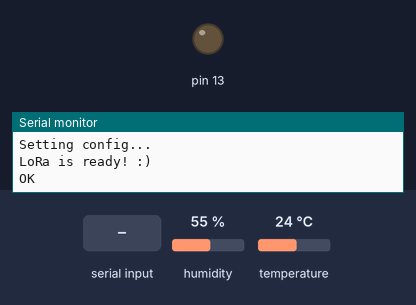
Recording of a sketch running on a simulated Arduino Uno, built with avr-gcc and run on an emulated ATmega328P. On the bench: output pins drawn as LEDs (lit = HIGH), the last lines printed to the serial monitor. The inputs (shaded band) are chosen by the test bench; at power-on: humidity 55 %, temperature 24 °C. The modem accepts every AT command (registered, SIM ready, sends succeed) and sends nothing else.

Above: at 1.2 s.
1.3 s: "1" received over Serial
At 10.8 s:
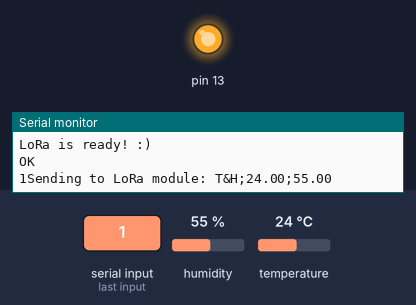
Timing chart, 0 to 21.5 s (numbered marks = the images above; inputs shaded):
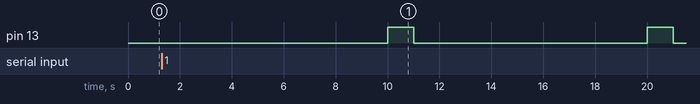

The sketch:

arduino-lora-sender-temperature.ino
```cpp
#include <SoftwareSerial.h>
#include <DHT22.h>

#define RX_PIN 2  // Elige los pines que usarás para el SoftwareSerial
#define TX_PIN 3
#define DHTPIN 5      // Pin de datos conectado al pin 5 del Arduino

SoftwareSerial mySerial(RX_PIN, TX_PIN);
DHT22 dht22(DHTPIN);
float temperature, humidity = 0;

void setup() {
  pinMode(13, OUTPUT);
  Serial.begin(9600);
  mySerial.begin(115200);
  Serial.println("Setting config...");
  mySerial.println("AT+P2P=915000000:10:125:2:8:22");
  Serial.println("LoRa is ready! :)");
}

long lastOff = 0;
long lastSend = 0;
long lastTemperatureHumidity = 0;
void loop() {
  // Intermediario entre ambas comunicaciones seriales
  if(Serial.available()) {
    int data = Serial.read();
    mySerial.write(data);
    Serial.write(data);
  } else if(mySerial.available()) {
    int data = mySerial.read();
    Serial.write(data);
  }

  // Check para apagar el led indicador cada 1 segundo
  if(lastOff != 0 && millis() - lastOff > 1000) {
    digitalWrite(13, LOW);
    lastOff = 0;
  }

  // Timer para enviar datos atravez de LoRa cada 10 segundos
  if(millis() - lastSend > 10000) {
    lastSend = millis();

    // Logica para empaquetar los datos
    String data = "T&H;" + String(temperature, 2) +";" + String(humidity, 2);
    sendMessage(data);
  }

  // Recoleccion de datos de temperatura y humedad cada 2 segundos
  if(millis() - lastTemperatureHumidity > 2000) {
    temperature = dht22.getTemperature();
    humidity = dht22.getHumidity();
    lastTemperatureHumidity = millis();
  }
}

// Funcion para enviar datos de mejor manera
void sendMessage(String data) {
  Serial.println("Sending to LoRa module: "+data);
  mySerial.println("AT+PSEND="+stringToHex(data));
  digitalWrite(13, HIGH);
  lastOff = millis();
}

// Funcion para convertir texto a hexadecimal
String stringToHex(String input) {
  String output = "";

  for (size_t i = 0; i < input.length(); i++) {
    char c = input.charAt(i);
    byte nib1 = (c >> 4) & 0x0F; // Primeros 4 bits (nibble alto)
    byte nib2 = c & 0x0F;        // Últimos 4 bits (nibble bajo)

    // Convertir cada nibble a su representación hexadecimal
    char hex1 = (nib1 < 10) ? ('0' + nib1) : ('A' + (nib1 - 10));
    char hex2 = (nib2 < 10) ? ('0' + nib2) : ('A' + (nib2 - 10));

    // Agregar los caracteres hexadecimales a la cadena de salida
    output += hex1;
    output += hex2;
  }

  return output;
}
```

Measured:
- by itself, pin 13: alternates HIGH for 1.0 s and LOW for 9.0 s
